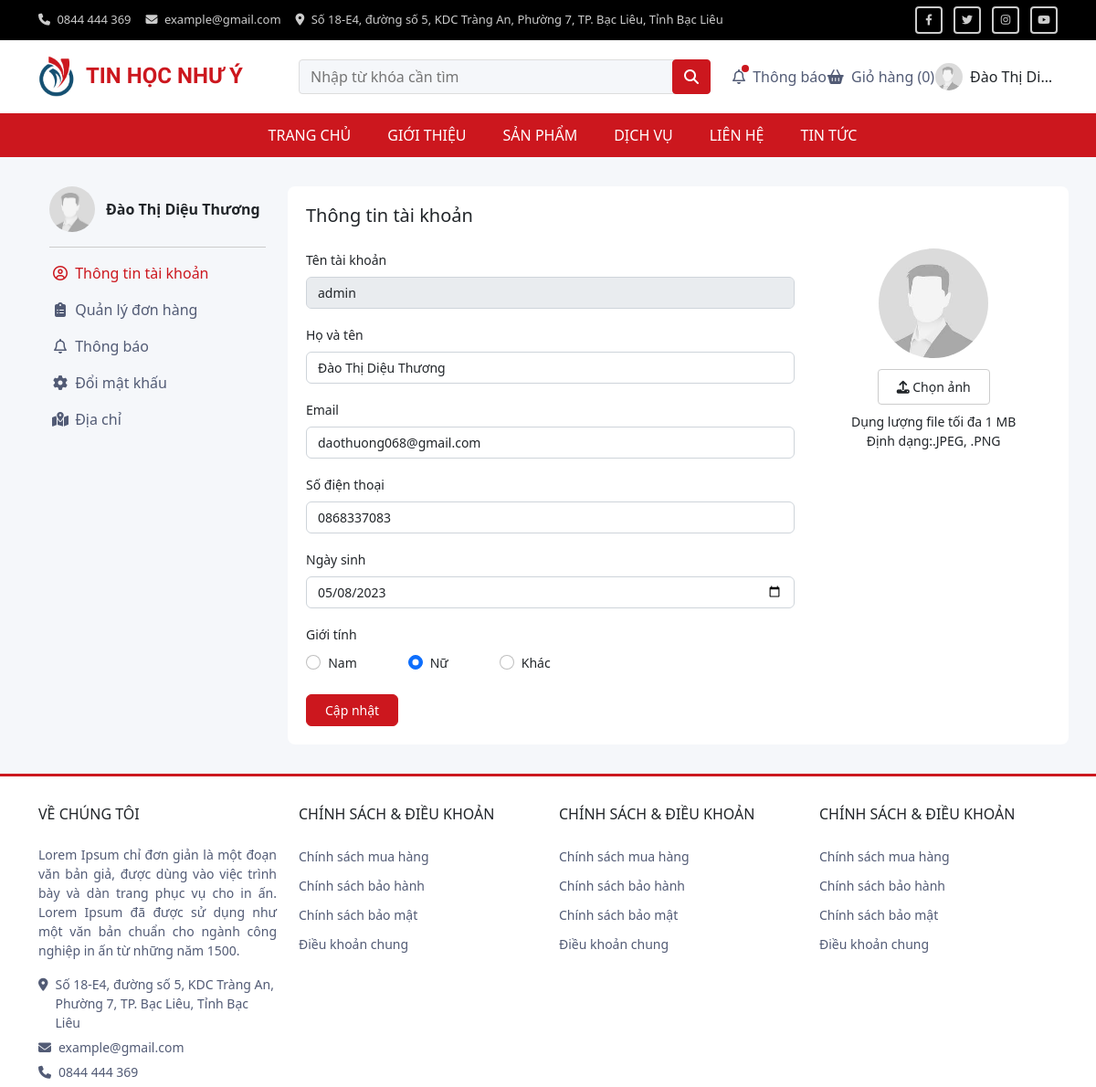
/profile.php (signed in), run on the app's committed database.
### tables this page shows
CREATE TABLE `khach_hang` (
  `id` int(10) NOT NULL,
  `ten_tai_khoan` varchar(30) NOT NULL,
  `ho_ten` varchar(40) NOT NULL,
  `email` varchar(30) NOT NULL,
  `mat_khau` varchar(16) NOT NULL,
  `gioi_tinh` varchar(10) NOT NULL DEFAULT 'Nam',
  `ngay_sinh` date DEFAULT NULL,
  `so_dien_thoai` varchar(15) NOT NULL,
  `level` varchar(1) NOT NULL DEFAULT '0' COMMENT '0: user; 1: Admin',
  `avatar` varchar(255) NOT NULL DEFAULT 'avatar-default.jfif',
  `created_at` datetime NOT NULL DEFAULT current_timestamp(),
  `updated_at` datetime NOT NULL DEFAULT current_timestamp()
);

### admin/config/config.php (called while the page is built, shortened)
<?php
    $userlogged = isset($_SESSION['user_logged']) ? $_SESSION['user_logged'] : array();
?>

### profile.php (the view, shortened to what this page needs)
<?php
    require('./admin/config/config.php');
    if(!empty($userlogged)) {
        $sql = "SELECT * FROM khach_hang WHERE id = {$userlogged['id']}";
        $result = $conn->query($sql);
        $user = $result->fetch_assoc();
        $gioitinh = array("Nam", "Nữ", "Khác");
    } else {
        header('location: ./login.php');
    }
?>
<!DOCTYPE html>
<html lang="en">
<head>
    <link href="https://cdn.jsdelivr.net/npm/bootstrap@5.2.3/dist/css/bootstrap.min.css" rel="stylesheet">
    <link rel="stylesheet" type="text/css" href="//cdn.jsdelivr.net/npm/slick-carousel@1.8.1/slick/slick.css"/>
    <link rel="stylesheet" href="https://cdnjs.cloudflare.com/ajax/libs/font-awesome/6.4.0/css/all.min.css" />
    <link rel="stylesheet" href="./assets/css/style.css">
    <link rel="stylesheet" href="./assets/css/style-profile.css">
  </head>
</head>
<body>
    <div class="wrapper">
        <?php
            require('./partials/header.php')
        ?>
        <div class="profile-content">
            <div class="container-lg container-fluid">
                <div class="row">
                    <div class="col-md-3">
                        <div class="sidebar-menu">
                            <div class="sidebar-menu__header">
                                <img src="./storage/uploads/img/<?=$userlogged['avatar']?>" alt="" class="sidebar-menu__header-img">
                                <p class="sidebar-menu__header-name"><?=$userlogged['fullname']?></p>
                            </div>
                            <ul class="sidebar-menu__list">
                                <li class="sidebar-menu__item active">
                                    <a href="./profile.php" class="sidebar-menu__link">
                                        <i class="fa-regular fa-circle-user sidebar-menu__icon"></i> Thông tin tài khoản
                                    </a>
                                </li>
                                <li class="sidebar-menu__item">
                                    <a href="./orders.php" class="sidebar-menu__link">
                                        <i class="fa-solid fa-clipboard-list sidebar-menu__icon"></i> Quản lý đơn hàng
                                    </a>
                                </li>
                                <li class="sidebar-menu__item">
                                    <a href="./notify.php" class="sidebar-menu__link">
                                        <i class="fa-regular fa-bell sidebar-menu__icon"></i> Thông báo
                                    </a>
                                </li>
                                <li class="sidebar-menu__item">
                                    <a href="./change-password.php" class="sidebar-menu__link">
                                        <i class="fa-solid fa-gear sidebar-menu__icon"></i> Đổi mật khấu
                                    </a>
                                </li>
                                <li class="sidebar-menu__item">
                                    <a href="./address.php" class="sidebar-menu__link">
                                        <i class="fa-solid fa-map-location-dot sidebar-menu__icon"></i> Địa chỉ
                                    </a>
                                </li>
                            </ul>
                        </div>
                    </div>
                    <div class="col-md-9 profile-content__center">
                        <h5 class="profile-content__title">Thông tin tài khoản</h5>
                        <div class="row mt-4">
                            <div class="col-md-8">
                                <form action="" id="form-update" class="profile-content__form" enctype="multipart/form-data" method="POST">
                                    <div class="mb-3 form-group">
                                        <label for="username" class="form-label profile-content__label">Tên tài khoản</label>
                                        <input type="text" class="form-control profile-content__input" id="username" value="<?=$user['ten_tai_khoan']?>" disabled>
                                      </div>
                                    <div class="mb-3 form-group">
                                      <label for="fullname" class="form-label profile-content__label">Họ và tên</label>
                                      <input type="text" class="form-control profile-content__input" id="fullname" name="fullname" value="<?=$user['ho_ten']?>">
                                    </div>
                                    <div class="mb-3 form-group">
                                        <label for="email" class="form-label profile-content__label">Email</label>
                                        <input type="email" class="form-control profile-content__input" id="email" name="email" value="<?=$user['email']?>">
                                    </div>
                                    <div class="mb-3 form-group">
                                        <label for="phone" class="form-label profile-content__label">Số điện thoại</label>
                                        <input type="phone" class="form-control profile-content__input" id="phone" name="phone" value="<?=$user['so_dien_thoai']?>">
                                    </div>
                                    <div class="mb-3 form-group">
                                        <label for="birthdate" class="form-label profile-content__label">Ngày sinh</label>
                                        <input type="date" class="form-control profile-content__input" id="birthdate" name="birthdate" value="<?=$user['ngay_sinh']?>">
                                    </div>
                                    <div class="mb-3 form-group">
                                        <label for="gender" class="form-label profile-content__label">Giới tính</label>
                                        <div class="w-50 d-flex align-items-center justify-content-between">
                                            <?php foreach($gioitinh as $item) { ?>
                                                <div>
                                                    <input class="form-check-input profile-content__radio" type="radio" name="gender" value="<?=$item?>" id="male" <?php echo $item == $user['gioi_tinh'] ? 'checked' : '' ?> >
                                                    <label for="male" class="form-label profile-content__label ms-1"><?=$item?></label>
                                                </div>
                                            <?php } ?>
                                        </div>
                                    </div>
                                    <button class="btn btn-primary profile-content__btn">Cập nhật</button>
                                </form>
                            </div>
                            <div class="col-md-4">
                                <div class="profile-content__form-avatar form-group grid-img">
                                    <img src="./storage/uploads/img/<?=$user['avatar']?>" alt="">
                                    <label for="avatar"><i class="fa-solid fa-upload"></i> Chọn ảnh</label>
                                    <span class="profile-content__form-avatar-text">
                                        Dụng lượng file tối đa 1 MB </br>
                                        Định dạng:.JPEG, .PNG
                                    </span>
                                </div>
                            </div>
                        </div>
                    </div>
                </div>
            </div>
        </div>
        <?php
            require('./partials/footer.php')
        ?>
    </div>
</body>
</html>

### partials/header.php (shortened to what this page needs)
<?php
    $tong_san_pham = 0;
?>
<header id="header" class="header">
    <div class="header-topbar">
        <div class="container-lg container-fluid-lg">
            <div class="row">
                <div class="col-md-9">
                    <div class="header-topbar__left">
                        <p class="header-topbar__left-item">
                            <i class="fa-solid fa-phone header-topbar__left-icon"></i>
                            0844 444 369
                        </p>
                        <p class="header-topbar__left-item">
                            <i class="fa-solid fa-envelope header-topbar__left-icon"></i>
                            example@gmail.com
                        </p>
                        <p class="header-topbar__left-item">
                            <i class="fa-solid fa-location-dot header-topbar__left-icon"></i>
                            Số 18-E4, đường số 5, KDC Tràng An, Phường 7, TP. Bạc Liêu, Tỉnh Bạc Liêu
                        </p>
                    </div>
                </div>
                <div class="col-md-3">
                    <div class="header-topbar__right">
                        <a href="" class="header-topbar__right-link" data-bs-toggle="tooltip" data-bs-placement="bottom" data-bs-title="Facebook">
                            <i class="fa-brands fa-facebook-f"></i>
                        </a>
                        <a href="" class="header-topbar__right-link" data-bs-toggle="tooltip" data-bs-placement="bottom" data-bs-title="Twitter">
                            <i class="fa-brands fa-twitter"></i>
                        </a>
                        <a href="" class="header-topbar__right-link" data-bs-toggle="tooltip" data-bs-placement="bottom" data-bs-title="Instagram">
                            <i class="fa-brands fa-instagram"></i>
                        </a>
                        <a href="" class="header-topbar__right-link" data-bs-toggle="tooltip" data-bs-placement="bottom" data-bs-title="Youtube">
                            <i class="fa-brands fa-youtube"></i>
                        </a>
                    </div>
                </div>
            </div>
        </div>
    </div>
    <div class="header-main">
        <div class="container-lg container-fluid-lg">
            <div class="row">
                <div class="col-md-3">
                    <a href="./index.php" class="header-main-logo">
                        <img src="./assets/img/logo_1.png" alt="LOGO" class="header-main-logo__img">
                        <h6 class="header-main-logo__text">TIN HỌC NHƯ Ý</h6>
                    </a>
                </div>
                <div class="col-lg-5 col-md-4">
                    <div class="header-main-search">
                        <form action="" class="header-main-search__form">
                            <input type="text" placeholder="Nhập từ khóa cần tìm" class="header-main-search__input">
                            <button type="submit" class="header-main-search__btn-submit">
                                <i class="fa-solid fa-magnifying-glass"></i>
                            </button>
                        </form>
                    </div>
                </div>
                <div class="col-lg-4 col-md-5">
                    <div class="header-main-menu">
                        <div class="header-main-menu__item header-notify">
                            <a href="#" class="header-main-menu__link">
                                <span class="header-main-menu__icon">
                                    <i class="fa-regular fa-bell"></i>
                                </span>
                                Thông báo
                                <span class="badge"> </span>
                            </a>
                        </div>
                        <div class="header-main-menu__item header-cart">
                            <a href="#" class="header-main-menu__link">
                                <span class="header-main-menu__icon">
                                    <i class="fa-solid fa-basket-shopping"></i>
                                </span>
                                <span class="sum-cart-product">
                                    Giỏ hàng (<?=$tong_san_pham?>)
                                </span>
                            </a>
                        </div>
                        <div class="header-main-menu__item header-main-menu__user">
                            <?php if(empty($userlogged)) {?>
                                    <a href="./login.php" class="header-main-menu__link">
                                        <span class="header-main-menu__icon">
                                            <i class="fa-regular fa-circle-user"></i>
                                        </span>
                                        Đăng nhập
                                    </a>
                            <?php } else { ?>
                                <p class="header-main-menu__user-info">
                                    <img src="./storage/uploads/img/<?=$userlogged['avatar']?>" alt="" class="header-main-menu__user-avatar">
                                    <span class="header-main-menu__user-name text-truncate"><?=$userlogged['fullname']?></span>
                                </p>
                            <?php }?>
                        </div>
                    </div>
                </div>
            </div>
        </div>
    </div>
    <div class="header-navbar">
        <div class="container-lg container-fluid">
            <div class="row">
                <div class="col-md-12">
                    <ul class="header-navbar__list">
                        <li class="header-navbar__item">
                            <a href="./index.php" class="header-navbar__link">
                                TRANG CHỦ
                            </a>
                        </li>
                        <li class="header-navbar__item">
                            <a href="./about.php" class="header-navbar__link">
                                GIỚI THIỆU
                            </a>
                        </li>
                        <li class="header-navbar__item">
                            <a href="./products.php" class="header-navbar__link">
                                SẢN PHẨM
                            </a>
                        </li>
                        <li class="header-navbar__item">
                            <a href="" class="header-navbar__link">
                                DỊCH VỤ
                            </a>
                        </li>
                        <li class="header-navbar__item">
                            <a href="./contact.php" class="header-navbar__link">
                                LIÊN HỆ
                            </a>
                        </li>
                        <li class="header-navbar__item">
                            <a href="./news.php" class="header-navbar__link">
                                TIN TỨC
                            </a>
                        </li>
                    </ul>
                </div>
            </div>
        </div>
    </div>
</header>

### data on the page
khach_hang: avatar (placeholder picture), ho_ten "Đào Thị Di…", ho_ten "Đào Thị Diệu Thương", ten_tai_khoan "admin", fullname "Đào Thị Diệu Thương", email "daothuong068@gmail.com", phone "0868337083", birthdate "05/08/2023", gioi_tinh "☐ Nam", gioi_tinh "☑"

### other printed values
$tong_san_pham "0"
$item "Nam"
$item "Nữ"
$item "Khác"
